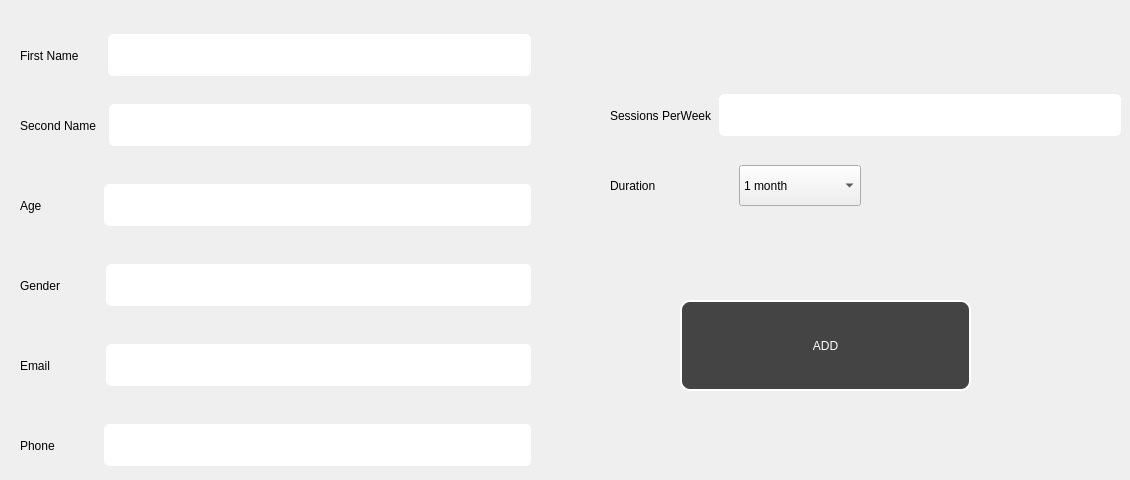
      <widget class="QWidget" name="tab_6">
       <attribute name="title">
        <string>Add Members              </string>
       </attribute>
       <widget class="QWidget" name="horizontalLayoutWidget">
        <property name="geometry">
         <rect>
          <x>20</x>
          <y>30</y>
          <width>511</width>
          <height>51</height>
         </rect>
        </property>
        <layout class="QHBoxLayout" name="horizontalLayout">
         <item>
          <widget class="QLabel" name="label_3">
           <property name="styleSheet">
            <string notr="true">font: 600 12pt &quot;Segoe UI&quot;;</string>
           </property>
           <property name="text">
            <string>First Name       </string>
           </property>
          </widget>
         </item>
         <item>
          <widget class="QLineEdit" name="lineEdit_3">
           <property name="styleSheet">
            <string notr="true">border:1px solid white;
border-radius:5px;
color:white;
height:40px;
padding-left:10px;
font: 700 14pt &quot;Segoe UI&quot;;</string>
           </property>
          </widget>
         </item>
        </layout>
       </widget>
       <widget class="QWidget" name="horizontalLayoutWidget_2">
        <property name="geometry">
         <rect>
          <x>20</x>
          <y>100</y>
          <width>511</width>
          <height>51</height>
         </rect>
        </property>
        <layout class="QHBoxLayout" name="horizontalLayout_2">
         <item>
          <widget class="QLabel" name="label_4">
           <property name="styleSheet">
            <string notr="true">font: 600 12pt &quot;Segoe UI&quot;;
</string>
           </property>
           <property name="text">
            <string>Second Name  </string>
           </property>
          </widget>
         </item>
         <item>
          <widget class="QLineEdit" name="lineEdit_4">
           <property name="styleSheet">
            <string notr="true">border:1px solid white;
border-radius:5px;
color:white;
height:40px;
padding-left:10px;
font: 700 14pt &quot;Segoe UI&quot;;</string>
           </property>
          </widget>
         </item>
        </layout>
       </widget>
       <widget class="QWidget" name="horizontalLayoutWidget_3">
        <property name="geometry">
         <rect>
          <x>20</x>
          <y>180</y>
          <width>511</width>
          <height>51</height>
         </rect>
        </property>
        <layout class="QHBoxLayout" name="horizontalLayout_3">
         <item>
          <widget class="QLabel" name="label_5">
           <property name="styleSheet">
            <string notr="true">font: 600 12pt &quot;Segoe UI&quot;;</string>
           </property>
           <property name="text">
            <string>Age                 </string>
           </property>
          </widget>
         </item>
         <item>
          <widget class="QLineEdit" name="lineEdit_5">
           <property name="font">
            <font>
             <family>Segoe UI</family>
             <pointsize>14</pointsize>
             <italic>false</italic>
             <bold>true</bold>
            </font>
           </property>
           <property name="styleSheet">
            <string notr="true">border:1px solid white;
border-radius:5px;
color:white;
height:40px;
padding-left:10px;
font: 700 14pt &quot;Segoe UI&quot;;</string>
           </property>
           <property name="placeholderText">
            <string> Older than 10 years</string>
           </property>
          </widget>
         </item>
        </layout>
       </widget>
       <widget class="QWidget" name="horizontalLayoutWidget_4">
        <property name="geometry">
         <rect>
          <x>20</x>
          <y>420</y>
          <width>511</width>
          <height>51</height>
         </rect>
        </property>
        <layout class="QHBoxLayout" name="horizontalLayout_4">
         <item>
          <widget class="QLabel" name="label_6">
           <property name="styleSheet">
            <string notr="true">font: 600 12pt &quot;Segoe UI&quot;;
</string>
           </property>
           <property name="text">
            <string>Phone             </string>
           </property>
          </widget>
         </item>
         <item>
          <widget class="QLineEdit" name="lineEdit_6">
           <property name="styleSheet">
            <string notr="true">border:1px solid white;
border-radius:5px;
color:white;
height:40px;
padding-left:10px;
font: 700 14pt &quot;Segoe UI&quot;;
</string>
           </property>
          </widget>
         </item>
        </layout>
       </widget>
       <widget class="QWidget" name="horizontalLayoutWidget_5">
        <property name="geometry">
         <rect>
          <x>20</x>
          <y>260</y>
          <width>511</width>
          <height>51</height>
         </rect>
        </property>
        <layout class="QHBoxLayout" name="horizontalLayout_5">
         <item>
          <widget class="QLabel" name="label_7">
           <property name="styleSheet">
            <string notr="true">font: 600 12pt &quot;Segoe UI&quot;;</string>
           </property>
           <property name="text">
            <string>Gender            </string>
           </property>
          </widget>
         </item>
         <item>
          <widget class="QLineEdit" name="lineEdit_7">
           <property name="font">
            <font>
             <family>Segoe UI</family>
             <pointsize>14</pointsize>
             <italic>false</italic>
             <bold>true</bold>
            </font>
           </property>
           <property name="styleSheet">
            <string notr="true">border:1px solid white;
border-radius:5px;
color:white;
height:40px;
padding-left:10px;
font: 700 14pt &quot;Segoe UI&quot;;
</string>
           </property>
           <property name="placeholderText">
            <string>Enter &quot;M&quot; or &quot;F&quot;</string>
           </property>
          </widget>
         </item>
        </layout>
       </widget>
       <widget class="QWidget" name="horizontalLayoutWidget_6">
        <property name="geometry">
         <rect>
          <x>20</x>
          <y>340</y>
          <width>511</width>
          <height>51</height>
         </rect>
        </property>
        <layout class="QHBoxLayout" name="horizontalLayout_6">
         <item>
          <widget class="QLabel" name="label_8">
           <property name="styleSheet">
            <string notr="true">font: 600 12pt &quot;Segoe UI&quot;;</string>
           </property>
           <property name="text">
            <string>Email               </string>
           </property>
          </widget>
         </item>
         <item>
          <widget class="QLineEdit" name="lineEdit_8">
           <property name="styleSheet">
            <string notr="true">border:1px solid white;
border-radius:5px;
color:white;
height:40px;
padding-left:10px;
font: 700 14pt &quot;Segoe UI&quot;;</string>
           </property>
          </widget>
         </item>
        </layout>
       </widget>
       <widget class="QWidget" name="horizontalLayoutWidget_7">
        <property name="geometry">
         <rect>
          <x>610</x>
          <y>90</y>
          <width>511</width>
          <height>51</height>
         </rect>
        </property>
        <layout class="QHBoxLayout" name="horizontalLayout_8">
         <item>
          <widget class="QLabel" name="label_9">
           <property name="styleSheet">
            <string notr="true">font: 600 12pt &quot;Segoe UI&quot;;</string>
           </property>
           <property name="text">
            <string>Sessions PerWeek</string>
           </property>
          </widget>
         </item>
         <item>
          <widget class="QLineEdit" name="lineEdit_9">
           <property name="styleSheet">
            <string notr="true">border:1px solid white;
border-radius:5px;
color:white;
height:40px;
padding-left:10px;
font: 700 14pt &quot;Segoe UI&quot;;</string>
           </property>
          </widget>
         </item>
        </layout>
       </widget>
       <widget class="QWidget" name="horizontalLayoutWidget_9">
        <property name="geometry">
         <rect>
          <x>610</x>
          <y>160</y>
          <width>251</width>
          <height>51</height>
         </rect>
        </property>
        <layout class="QHBoxLayout" name="horizontalLayout_10">
         <item>
          <widget class="QLabel" name="label_11">
           <property name="styleSheet">
            <string notr="true">font: 600 12pt &quot;Segoe UI&quot;;</string>
           </property>
           <property name="text">
            <string>Duration  </string>
           </property>
          </widget>
         </item>
         <item>
          <widget class="QComboBox" name="comboBox_6">
           <property name="styleSheet">
            <string notr="true">height:35px;
font: 350 11pt &quot;Segoe UI&quot;;
</string>
           </property>
           <item>
            <property name="text">
             <string>1 month</string>
            </property>
           </item>
           <item>
            <property name="text">
             <string>3 months</string>
            </property>
           </item>
           <item>
            <property name="text">
             <string>6 months</string>
            </property>
           </item>
           <item>
            <property name="text">
             <string>1 year</string>
            </property>
           </item>
          </widget>
         </item>
        </layout>
       </widget>
       <widget class="QPushButton" name="pushButton_6">
        <property name="geometry">
         <rect>
          <x>680</x>
          <y>300</y>
          <width>291</width>
          <height>91</height>
         </rect>
        </property>
        <property name="cursor">
         <cursorShape>PointingHandCursor</cursorShape>
        </property>
        <property name="styleSheet">
         <string notr="true">border-radius:10px;
border:2px solid white;
color:white;
background-color: rgb(68, 68, 68);
font: 700 16pt &quot;Segoe UI&quot;;</string>
        </property>
        <property name="text">
         <string>ADD</string>
        </property>
       </widget>
      </widget>
